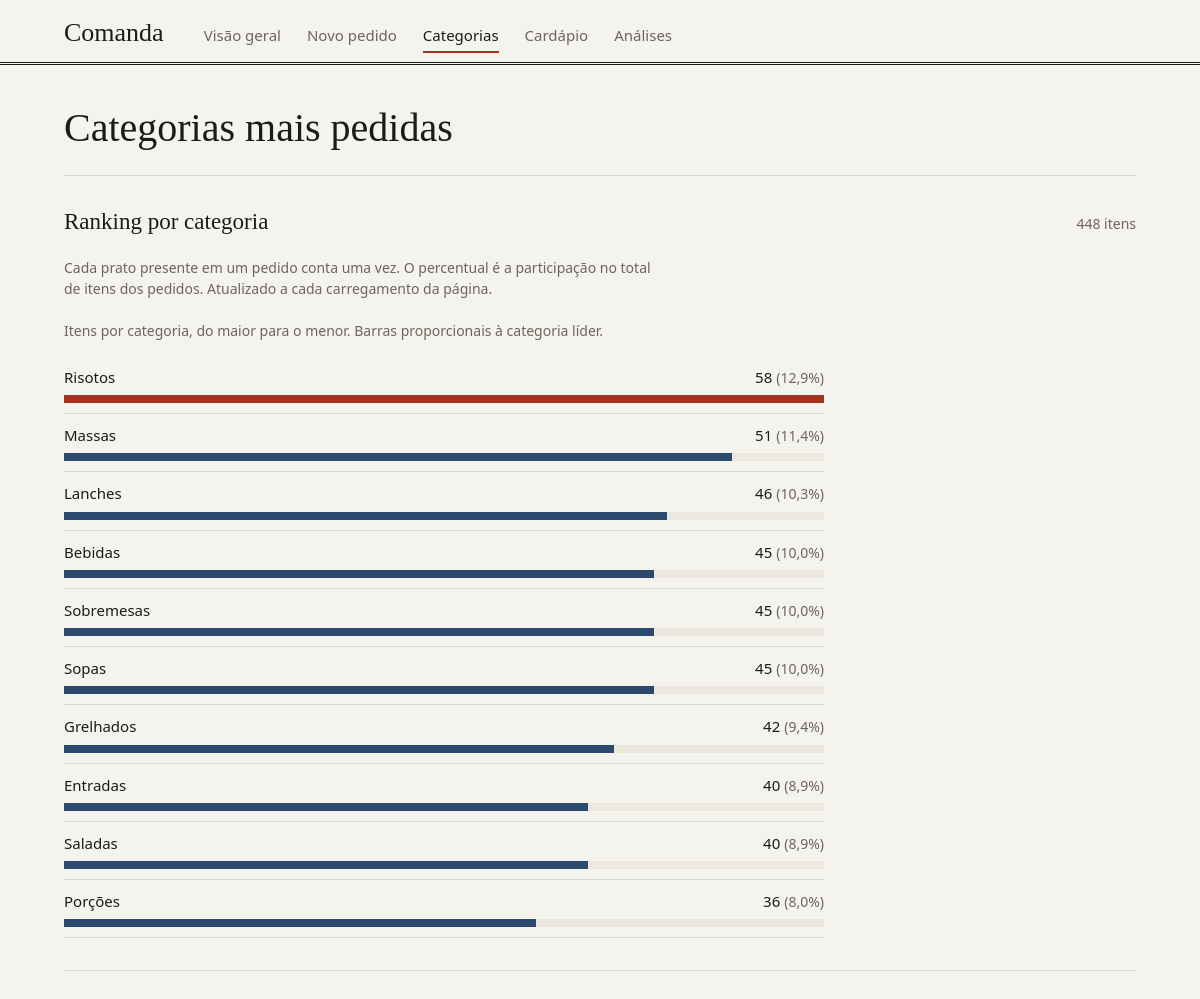
Screenshot of /categorias with the database file from the repository.
### tables this page shows
CREATE TABLE categorias (id INTEGER PRIMARY KEY, nome TEXT NOT NULL);

### app.py (the view)
    @app.get('/categorias')
    def categorias_mais_pedidas():
        with conectar() as db:
            categorias = [dict(r) for r in db.execute('''
                SELECT c.id, c.nome, COUNT(i.pedido_id) AS quantidade
                FROM categorias c
                LEFT JOIN pratos p ON p.categoria_id = c.id
                LEFT JOIN itens_pedido i ON i.prato_id = p.id
                GROUP BY c.id, c.nome
                ORDER BY quantidade DESC, c.nome, c.id
            ''')]
        total = sum(c['quantidade'] for c in categorias)
        maior = max((c['quantidade'] for c in categorias), default=0)
        for categoria in categorias:
            categoria['percentual'] = 100 * categoria['quantidade'] / total if total else 0
            categoria['largura'] = 100 * categoria['quantidade'] / maior if maior else 0
        return render_template('categorias.html', categorias=categorias, total=total)

### banco.py (called while the page is built)
def conectar():
    conexao = sqlite3.connect(CAMINHO_BANCO, factory=Conexao)
    conexao.row_factory = sqlite3.Row
    conexao.execute('PRAGMA foreign_keys = ON')
    return conexao

    def __exit__(self, *args):
        try:
            return super().__exit__(*args)
        finally:
            self.close()

### templates/categorias.html
{% extends "base.html" %}{% block title %}Categorias mais pedidas{% endblock %}{% block content %}
        <header class="page-header">
            <h1>Categorias mais pedidas</h1>
        </header>
        <section class="panel" aria-labelledby="ranking-titulo">
            <div class="section-heading"><h2 id="ranking-titulo">Ranking por categoria</h2><span class="count-label">{{ total }} itens</span></div>
            <p class="muted" id="ranking-descricao">Cada prato presente em um pedido conta uma vez. O percentual é a participação no total de itens dos pedidos. Atualizado a cada carregamento da página.</p>
            {% if total %}
            <figure class="category-chart" aria-describedby="ranking-descricao">
                <figcaption class="muted">Itens por categoria, do maior para o menor. Barras proporcionais à categoria líder.</figcaption>
                <ol class="category-ranking">
                    {% for categoria in categorias %}
                    <li>
                        <div class="category-label"><strong>{{ categoria.nome }}</strong><span>{{ categoria.quantidade }} <span class="muted">({{ categoria.percentual|numero }}%)</span></span></div>
                        <div class="category-track" aria-hidden="true"><span style="width: {{ categoria.largura }}%"></span></div>
                    </li>
                    {% endfor %}
                </ol>
            </figure>
            {% else %}
            <p class="empty">Ainda não há pratos nos pedidos. Adicione pratos na página de um pedido para gerar o ranking.</p>
            {% endif %}
        </section>
{% endblock %}

### templates/base.html (shortened to what this page needs)
<!DOCTYPE html>
<html lang="pt-BR">
<head>
    <link rel="stylesheet" href="{{ url_for('static', filename='style.css') }}">
</head>
<body>
    <header class="masthead">
        <div class="masthead-inner">
            <a class="wordmark" href="/">Comanda</a>
            <nav class="admin-nav" aria-label="Navegação administrativa">
                {% for rota, nome in [('/', 'Visão geral'), ('/novo-pedido', 'Novo pedido'), ('/categorias', 'Categorias'), ('/cardapio', 'Cardápio'), ('/analises', 'Análises')] %}
                <a href="{{ rota }}" {% if request.path == rota %}aria-current="page"{% endif %}>{{ nome }}</a>
                {% endfor %}
            </nav>
        </div>
    </header>
    <main id="inicio">{% block content %}{% endblock %}</main>
</body>
</html>

### static/style.css (style rules this page uses)
* { box-sizing: border-box; }
body { margin: 0; background: var(--paper); color: var(--ink); font: 15px/1.55 var(--sans); }
a { color: inherit; }
h1, h2, h3 { font-family: var(--serif); font-weight: normal; color: var(--ink); }
h1 { margin: 0; font-size: clamp(30px, 4.2vw, 40px); line-height: 1.15; }
h2 { margin: 0 0 6px; font-size: 23px; line-height: 1.25; }
strong { font-weight: 600; }
.muted { color: var(--muted); font-size: 14px; max-width: 75ch; }
.masthead { border-bottom: 3px double var(--rule-strong); background: var(--paper); }
.masthead-inner { max-width: 1120px; margin: auto; padding: 0 24px; display: flex; align-items: baseline; gap: 40px; }
.wordmark { font: 26px/1 var(--serif); text-decoration: none; padding: 20px 0 16px; white-space: nowrap; }
.admin-nav { display: flex; gap: 26px; overflow-x: auto; }
.admin-nav a { padding: 6px 0 4px; white-space: nowrap; text-decoration: none; color: var(--muted); border-bottom: 2px solid transparent; }
.admin-nav a[aria-current] { color: var(--ink); border-bottom-color: var(--accent); }
main { max-width: 1120px; margin: auto; padding: 0 24px 40px; }
.page-header { padding: 40px 0 24px; border-bottom: 1px solid var(--rule); }
section { margin: 0; }
.panel { padding: 32px 0; border-bottom: 1px solid var(--rule); }
.section-heading { display: flex; justify-content: space-between; align-items: baseline; gap: 16px; }
.count-label { color: var(--muted); font-size: 14px; white-space: nowrap; font-variant-numeric: tabular-nums; }
.category-chart { margin: 20px 0 0; }
.category-chart figcaption { margin-bottom: 14px; }
.category-ranking { list-style: none; margin: 0; padding: 0; max-width: 760px; }
.category-ranking li { padding: 10px 0; border-bottom: 1px solid var(--rule); }
.category-label { display: flex; justify-content: space-between; gap: 16px; font-variant-numeric: tabular-nums; }
.category-label strong { font-weight: normal; }
.category-track { height: 8px; margin-top: 6px; background: var(--hover); }
.category-track span { display: block; height: 100%; background: var(--data); }
.category-ranking li:first-child .category-track span { background: var(--accent); }

### rows the page displays
categorias: nome "Risotos", quantidade "58", percentual|numero "12,9", {{ categoria.largura }} 100.0 (drawn)
categorias: nome "Massas", quantidade "51", percentual|numero "11,4", {{ categoria.largura }} 87.93103448275862 (drawn)
categorias: nome "Lanches", quantidade "46", percentual|numero "10,3", {{ categoria.largura }} 79.3103448275862 (drawn)
categorias: nome "Bebidas", quantidade "45", percentual|numero "10,0", {{ categoria.largura }} 77.58620689655173 (drawn)
categorias: nome "Sobremesas", quantidade "45", percentual|numero "10,0", {{ categoria.largura }} 77.58620689655173 (drawn)
categorias: nome "Sopas", quantidade "45", percentual|numero "10,0", {{ categoria.largura }} 77.58620689655173 (drawn)
categorias: nome "Grelhados", quantidade "42", percentual|numero "9,4", {{ categoria.largura }} 72.41379310344827 (drawn)
categorias: nome "Entradas", quantidade "40", percentual|numero "8,9", {{ categoria.largura }} 68.96551724137932 (drawn)
categorias: nome "Saladas", quantidade "40", percentual|numero "8,9", {{ categoria.largura }} 68.96551724137932 (drawn)
categorias: nome "Porções", quantidade "36", percentual|numero "8,0", {{ categoria.largura }} 62.06896551724138 (drawn)

### other values shown
{{ nome }} "Visão geral" "Novo pedido" "Categorias" "Cardápio" "Análises"
{{ total }} "448"
